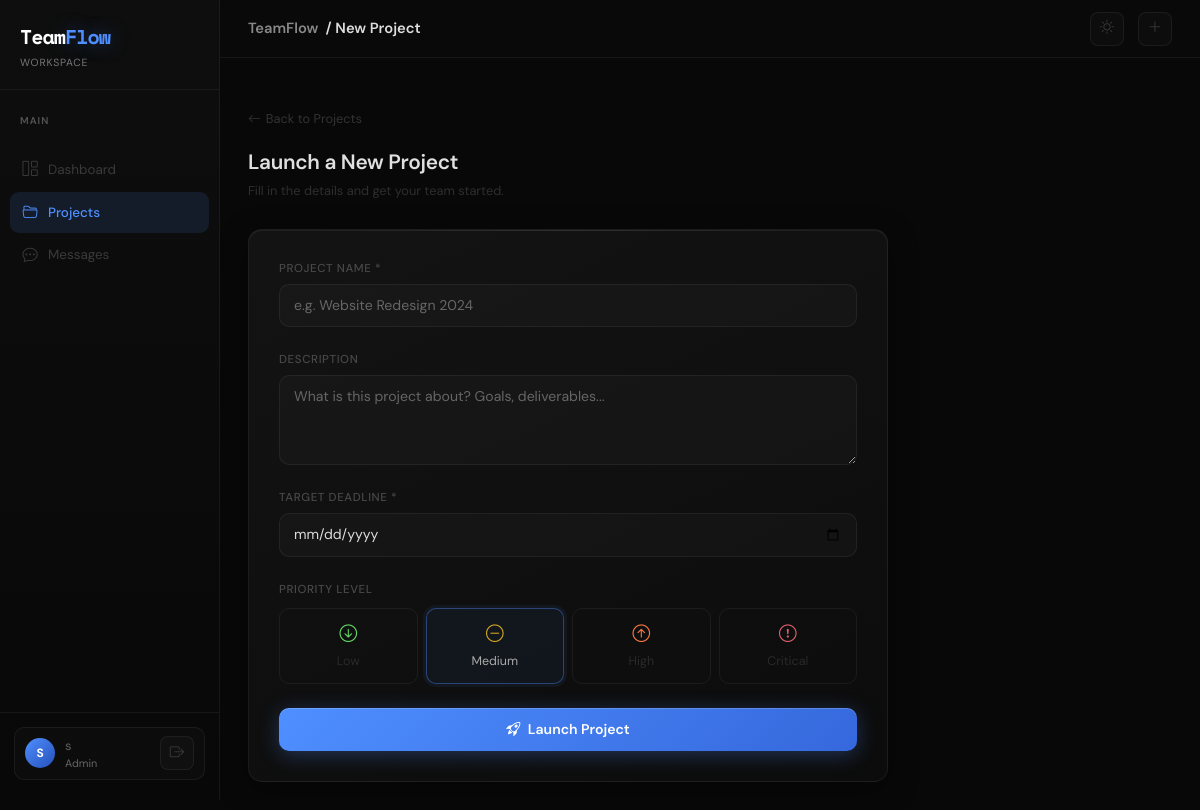
The page /project/new (signed in) on the database its author committed.
### app/models.py (models this page shows, shortened)
class User(db.Model, UserMixin):
    id = db.Column(db.Integer, primary_key=True)
    full_name = db.Column(db.String(100), nullable=False)
    email = db.Column(db.String(120), unique=True, nullable=False)
    password_hash = db.Column(db.String(200), nullable=False)
    role = db.Column(db.String(20), default='Member')  # Admin or Member
    profile_image = db.Column(db.String(100), default='default.jpg')
    created_at = db.Column(db.DateTime, default=datetime.utcnow)
    assigned_tasks = db.relationship('Task', backref='assignee', lazy=True, foreign_keys='Task.assigned_to')
    member_of = db.relationship('ProjectMember', backref='user', lazy=True)
    messages_sent = db.relationship('Message', backref='sender', lazy=True)
    task_files = db.relationship('TaskFile', backref='uploader', lazy=True)
    reports = db.relationship('TaskReport', backref='member', lazy=True)

### app/routes/projects.py (the view, shortened to what this page needs)
@projects.route('/project/new', methods=['GET', 'POST'])
@login_required
@admin_required
def new_project():
    form = ProjectForm()
    return render_template('projects/new_project.html', form=form)

### app/forms.py
class ProjectForm(FlaskForm):
    name = StringField('Project Name', validators=[DataRequired()])
    description = TextAreaField('Description')
    deadline = DateField('Target Deadline', validators=[DataRequired()])
    priority = SelectField('Priority', choices=[
        ('Low', 'Low'),
        ('Medium', 'Medium'),
        ('High', 'High'),
        ('Critical', 'Critical')
    ])
    submit = SubmitField('Launch Project')

### app/__init__.py (called while the page is built)
def create_app(config_class=Config):
    app = Flask(__name__)
    app.config.from_object(config_class)
    csrf.init_app(app)
    db.init_app(app)
    migrate.init_app(app, db)
    login_manager.init_app(app)
    socketio.init_app(app)
    @app.context_processor
    def inject_today():
        todays_date = date.today()
        return dict(today=todays_date)
    from app.routes.auth import auth
    from app.routes.projects import projects
    from app.routes.tasks import tasks
    from app.routes.main import main
    from app.routes.chat import chat_bp
    app.register_blueprint(auth)
    app.register_blueprint(projects)
    app.register_blueprint(tasks)
    app.register_blueprint(main)
    app.register_blueprint(chat_bp)
    return app

### app/models.py (called while the page is built)
@login_manager.user_loader
def load_user(user_id):
    user = User.query.get(int(user_id))
    return user

### app/utils.py (called while the page is built)
def admin_required(f):
    @wraps(f)
    def decorated_function(*args, **kwargs):
        if not current_user.is_authenticated:
            abort(403)
        if current_user.role != 'Admin':
            abort(403)
        return f(*args, **kwargs)
    return decorated_function

### app/templates/projects/new_project.html (shortened to what this page needs)
{% extends 'base.html' %}
{% block page_title %}New Project{% endblock %}
{% block content %}
<div class="form-wrap">
    <a href="{{ url_for('projects.list_projects') }}" class="back-link">
        <i class="bi bi-arrow-left"></i> Back to Projects
    </a>
    <div class="section-heading">Launch a New Project</div>
    <p class="section-sub">Fill in the details and get your team started.</p>
    <div class="tf-card" style="padding: 30px;">
        <form method="POST" novalidate>
            <div class="mb-4">
                <label class="form-label">Project Name *</label>
                {{ form.name(class="form-control", placeholder="e.g. Website Redesign 2024") }}
            </div>
            <div class="mb-4">
                <label class="form-label">Description</label>
                {{ form.description(class="form-control", placeholder="What is this project about? Goals, deliverables...") }}
            </div>
            <div class="mb-4">
                <label class="form-label">Target Deadline *</label>
                {{ form.deadline(class="form-control") }}
            </div>
            <div class="mb-4">
                <label class="form-label" style="margin-bottom: 10px;">Priority Level</label>
                <div class="priority-grid">
                    <div class="prio-option">
                        <label for="p_low"><i class="bi bi-arrow-down-circle"></i> Low</label>
                    </div>
                    <div class="prio-option">
                        <label for="p_med"><i class="bi bi-dash-circle"></i> Medium</label>
                    </div>
                    <div class="prio-option">
                        <label for="p_high"><i class="bi bi-arrow-up-circle"></i> High</label>
                    </div>
                    <div class="prio-option">
                        <label for="p_crit"><i class="bi bi-exclamation-circle"></i> Critical</label>
                    </div>
                </div>
            </div>
            <button type="submit" class="btn-submit">
                <i class="bi bi-rocket-takeoff me-1"></i> Launch Project
            </button>
        </form>
    </div>
</div>
{% endblock %}

### app/templates/base.html (shortened to what this page needs)
<!DOCTYPE html>
<html lang="en">
<head>
    <link href="https://cdn.jsdelivr.net/npm/bootstrap@5.3.0/dist/css/bootstrap.min.css" rel="stylesheet">
    <link rel="stylesheet" href="https://cdn.jsdelivr.net/npm/bootstrap-icons@1.11.0/font/bootstrap-icons.css">
    <link rel="stylesheet" href="{{ url_for('static', filename='css/teamflow.css') }}">
</head>
<body class="app-page">
<aside class="sidebar">
    <a href="{{ url_for('main.dashboard') }}" class="sidebar-brand">
        <div class="logo-text">Team<span>Flow</span></div>
        <div class="logo-sub">Workspace</div>
    </a>
    <nav class="sidebar-nav">
        <p class="nav-section-label">Main</p>
        <a href="{{ url_for('main.dashboard') }}" class="sidebar-link {% if request.endpoint == 'main.dashboard' %}active{% endif %}">
            <i class="bi bi-grid-1x2"></i> Dashboard
        </a>
        <a href="{{ url_for('projects.list_projects') }}" class="sidebar-link {% if 'project' in (request.endpoint or '') %}active{% endif %}">
            <i class="bi bi-folder2-open"></i> Projects
        </a>
        <a href="{{ url_for('chat.index') }}" class="sidebar-link {% if 'chat' in (request.endpoint or '') %}active{% endif %}">
            <i class="bi bi-chat-dots"></i> Messages
        </a>
    </nav>
    <div class="sidebar-user">
        <div class="user-chip">
            <div class="user-avatar">{{ current_user.full_name[0].upper() }}</div>
            <div>
                <div class="user-name">{{ current_user.full_name.split(' ')[0] }}</div>
                <div class="user-role">{{ current_user.role }}</div>
            </div>
            <a href="{{ url_for('auth.logout') }}" class="ms-auto topbar-icon-btn" title="Logout">
                <i class="bi bi-box-arrow-right"></i>
            </a>
        </div>
    </div>
</aside>
<div class="main-wrapper">
    <header class="topbar">
        <div class="topbar-title">
            TeamFlow &nbsp;<span>/ {% block page_title %}Dashboard{% endblock %}</span>
        </div>
        <div class="topbar-actions">
            <button class="topbar-icon-btn" id="themeToggleBtn" onclick="toggleTheme()" title="Toggle light / dark mode">
                <i class="bi bi-sun" id="themeIcon"></i>
            </button>
            {% if current_user.role == 'Admin' %}
            <a href="{{ url_for('projects.new_project') }}" class="topbar-icon-btn" title="New Project">
                <i class="bi bi-plus-lg"></i>
            </a>
            {% endif %}
        </div>
    </header>
    <main class="page-body">
        {% block content %}{% endblock %}
    </main>
</div>
</body>
</html>

### rows shown on the page
User: full_name "S", full_name "s", role "Admin"
